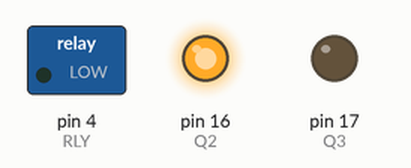
Simulated run of this sketch. Board: Arduino Uno, built with avr-gcc and run on an emulated ATmega328P. Parts: switched loads named in the sketch (green lamp = pin HIGH), output pins drawn as LEDs (lit = HIGH).

Above: at 0.5 s.
At 1.5 s:
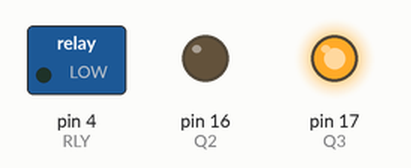
At 2.5 s:
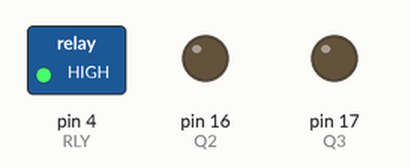
At 3.5 s:
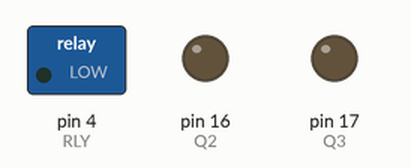
Timing chart, 0 to 5.2 s (numbered marks = the images above):
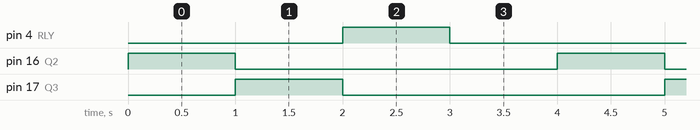

Measured:
- by itself, pin 4 (RLY), pin 16 (Q2), pin 17 (Q3): alternates HIGH for 1.0 s and LOW for 3.0 s
- by itself, everything shown: repeats every 4.0 s, in 4 steps

The sketch:

output_test.ino
```cpp
// ENTRADAS
const int DHT = 34;   // Sensor de temperatura
const int A0 = 35;    // PRESET
const int AOUT = 32;  // PIN Sensor de gas
const int DOUT = 16;  // PIN Sensor de gas
const int IN1 = 15;   // Entrada Digital 1
const int IN2 = 33;   // Entrada Digital 2
const int AI0 = 39;   // Entrada Analogica 1
const int AI1 = 36;   // Entrada Analogica 2

// SENSORES DE ULTRASONIDO
const int ECHO1 = 26;
const int TRIG1 = 25;
const int ECHO2 = 14;
const int TRIG2 = 27;
const int ECHO3 = 13;
const int TRIG3 = 12;

// SALIDAS
const int Q2 = 16;
const int Q3 = 17;
const int RLY = 4;
const int BUZZER = 5;

// I2C
const int SCL = 22;
const int SDA = 21;

void setup() {
  // initialize digital pin LED_BUILTIN as an output.
  pinMode(Q2, OUTPUT);
  pinMode(Q3, OUTPUT);
  pinMode(RLY, OUTPUT);
}

// the loop function runs over and over again forever
void loop() {
  digitalWrite(Q2, HIGH);  // turn the LED on (HIGH is the voltage level)
  delay(1000);                      // wait for a second
  digitalWrite(Q2, LOW);
  digitalWrite(Q3, HIGH);   // turn the LED off by making the voltage LOW
  delay(1000);                      // wait for a second
  digitalWrite(Q3, LOW);
  digitalWrite(RLY, HIGH);   // turn the LED off by making the voltage LOW
  delay(1000);
  digitalWrite(RLY, LOW);
  delay(1000);
}
```
